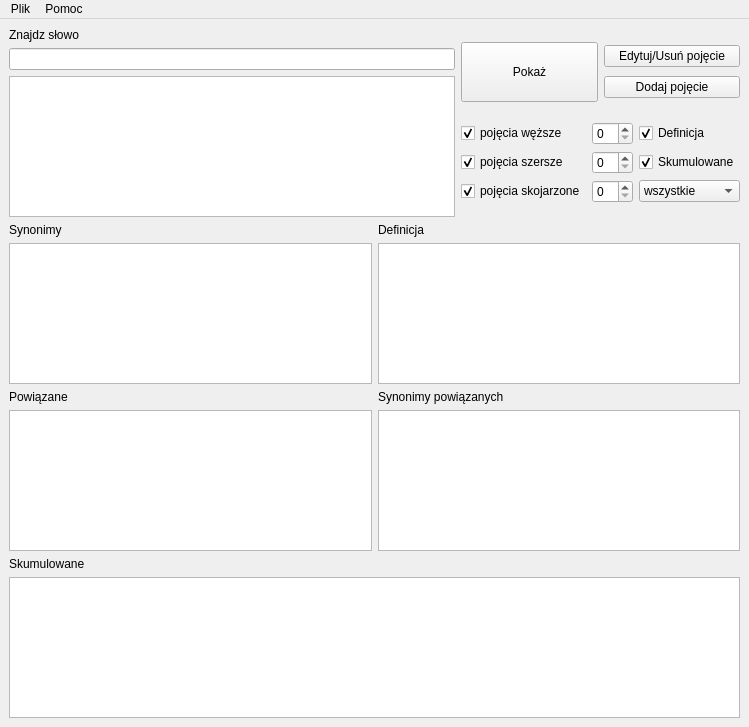
<?xml version="1.0" encoding="UTF-8"?>
<ui version="4.0">
 <class>przegladarka</class>
 <widget class="QMainWindow" name="przegladarka">
  <property name="geometry">
   <rect>
    <x>0</x>
    <y>0</y>
    <width>749</width>
    <height>727</height>
   </rect>
  </property>
  <property name="windowTitle">
   <string>Tezaurus</string>
  </property>
  <widget class="QWidget" name="centralwidget">
   <layout class="QVBoxLayout" name="verticalLayout_10">
    <item>
     <layout class="QHBoxLayout" name="horizontalLayout_4">
      <item>
       <layout class="QVBoxLayout" name="verticalLayout">
        <item>
         <widget class="QLabel" name="label">
          <property name="text">
           <string>Znajdz słowo</string>
          </property>
         </widget>
        </item>
        <item>
         <widget class="QLineEdit" name="znajdzLineEdit"/>
        </item>
        <item>
         <widget class="QListWidget" name="pojeciaListWidget"/>
        </item>
       </layout>
      </item>
      <item>
       <layout class="QVBoxLayout" name="verticalLayout_2">
        <item>
         <layout class="QHBoxLayout" name="horizontalLayout">
          <item>
           <widget class="QPushButton" name="pokazButton">
            <property name="sizePolicy">
             <sizepolicy hsizetype="Minimum" vsizetype="Expanding">
              <horstretch>0</horstretch>
              <verstretch>0</verstretch>
             </sizepolicy>
            </property>
            <property name="minimumSize">
             <size>
              <width>0</width>
              <height>27</height>
             </size>
            </property>
            <property name="maximumSize">
             <size>
              <width>16777215</width>
              <height>60</height>
             </size>
            </property>
            <property name="text">
             <string>Pokaż</string>
            </property>
           </widget>
          </item>
          <item>
           <layout class="QVBoxLayout" name="verticalLayout_11">
            <item>
             <widget class="QPushButton" name="edytujButton">
              <property name="text">
               <string>Edytuj/Usuń pojęcie</string>
              </property>
             </widget>
            </item>
            <item>
             <widget class="QPushButton" name="dodajButton">
              <property name="text">
               <string>Dodaj pojęcie</string>
              </property>
             </widget>
            </item>
           </layout>
          </item>
         </layout>
        </item>
        <item>
         <layout class="QGridLayout" name="gridLayout">
          <item row="0" column="0">
           <widget class="QCheckBox" name="wezszeBox">
            <property name="text">
             <string>pojęcia węższe</string>
            </property>
            <property name="checked">
             <bool>true</bool>
            </property>
           </widget>
          </item>
          <item row="1" column="0">
           <widget class="QCheckBox" name="szerszeBox">
            <property name="text">
             <string>pojęcia szersze</string>
            </property>
            <property name="checked">
             <bool>true</bool>
            </property>
           </widget>
          </item>
          <item row="2" column="0">
           <widget class="QCheckBox" name="skojarzoneBox">
            <property name="text">
             <string>pojęcia skojarzone</string>
            </property>
            <property name="checked">
             <bool>true</bool>
            </property>
           </widget>
          </item>
          <item row="0" column="1">
           <widget class="QSpinBox" name="wezsze_spinBox"/>
          </item>
          <item row="1" column="1">
           <widget class="QSpinBox" name="szersze_spinBox"/>
          </item>
          <item row="2" column="1">
           <widget class="QSpinBox" name="skojarzone_spinBox"/>
          </item>
          <item row="0" column="3">
           <widget class="QCheckBox" name="definicjaBox">
            <property name="text">
             <string>Definicja</string>
            </property>
            <property name="checked">
             <bool>true</bool>
            </property>
           </widget>
          </item>
          <item row="1" column="3">
           <widget class="QCheckBox" name="skumulowaneBox">
            <property name="text">
             <string>Skumulowane</string>
            </property>
            <property name="checked">
             <bool>true</bool>
            </property>
           </widget>
          </item>
          <item row="2" column="3">
           <widget class="QComboBox" name="comboBox">
            <property name="toolTip">
             <string>Wybiera język. Domyślnie wyświetlane są etykiety we wszystkich językach.</string>
            </property>
            <item>
             <property name="text">
              <string>wszystkie</string>
             </property>
            </item>
            <item>
             <property name="text">
              <string>Polskie (pl)</string>
             </property>
            </item>
            <item>
             <property name="text">
              <string>English (en)</string>
             </property>
            </item>
            <item>
             <property name="text">
              <string>INNY</string>
             </property>
            </item>
           </widget>
          </item>
         </layout>
        </item>
       </layout>
      </item>
     </layout>
    </item>
    <item>
     <layout class="QHBoxLayout" name="horizontalLayout_3">
      <item>
       <layout class="QVBoxLayout" name="verticalLayout_5">
        <item>
         <widget class="QLabel" name="label_2">
          <property name="text">
           <string>Synonimy</string>
          </property>
         </widget>
        </item>
        <item>
         <widget class="QTextBrowser" name="synonimyTextBrowser"/>
        </item>
       </layout>
      </item>
      <item>
       <layout class="QVBoxLayout" name="verticalLayout_9">
        <item>
         <layout class="QVBoxLayout" name="verticalLayout_3">
          <item>
           <widget class="QLabel" name="label_4">
            <property name="text">
             <string>Definicja</string>
            </property>
           </widget>
          </item>
          <item>
           <widget class="QTextBrowser" name="definicjaTextBrowser"/>
          </item>
         </layout>
        </item>
        <item>
         <layout class="QVBoxLayout" name="verticalLayout_4"/>
        </item>
       </layout>
      </item>
     </layout>
    </item>
    <item>
     <layout class="QHBoxLayout" name="horizontalLayout_2">
      <item>
       <layout class="QVBoxLayout" name="verticalLayout_6">
        <item>
         <widget class="QLabel" name="label_5">
          <property name="text">
           <string>Powiązane</string>
          </property>
         </widget>
        </item>
        <item>
         <widget class="QTextBrowser" name="powiazaneTextBrowser"/>
        </item>
       </layout>
      </item>
      <item>
       <layout class="QVBoxLayout" name="verticalLayout_7">
        <item>
         <widget class="QLabel" name="label_6">
          <property name="text">
           <string>Synonimy powiązanych</string>
          </property>
         </widget>
        </item>
        <item>
         <widget class="QTextBrowser" name="syn_powTextBrowser"/>
        </item>
       </layout>
      </item>
     </layout>
    </item>
    <item>
     <layout class="QVBoxLayout" name="verticalLayout_8">
      <item>
       <widget class="QLabel" name="label_7">
        <property name="text">
         <string>Skumulowane</string>
        </property>
       </widget>
      </item>
      <item>
       <widget class="QTextBrowser" name="skumulowaneTextBrowser"/>
      </item>
     </layout>
    </item>
   </layout>
  </widget>
  <widget class="QMenuBar" name="menubar">
   <property name="geometry">
    <rect>
     <x>0</x>
     <y>0</y>
     <width>749</width>
     <height>23</height>
    </rect>
   </property>
   <widget class="QMenu" name="Plik">
    <property name="title">
     <string>Plik</string>
    </property>
    <addaction name="actionWczytaj"/>
    <addaction name="actionZapisz"/>
    <addaction name="actionKoniec"/>
   </widget>
   <widget class="QMenu" name="menuPomoc">
    <property name="title">
     <string>Pomoc</string>
    </property>
    <addaction name="actionO_programie"/>
    <addaction name="actionDokumentacja"/>
   </widget>
   <addaction name="Plik"/>
   <addaction name="menuPomoc"/>
  </widget>
  <action name="actionWczytaj">
   <property name="text">
    <string>Wczytaj</string>
   </property>
  </action>
  <action name="actionZapisz">
   <property name="text">
    <string>Zapisz</string>
   </property>
  </action>
  <action name="actionKoniec">
   <property name="text">
    <string>Koniec</string>
   </property>
  </action>
  <action name="actionO_programie">
   <property name="text">
    <string>O programie</string>
   </property>
  </action>
  <action name="actionDokumentacja">
   <property name="text">
    <string>Dokumentacja</string>
   </property>
  </action>
 </widget>
 <resources/>
 <connections>
  <connection>
   <sender>actionKoniec</sender>
   <signal>activated()</signal>
   <receiver>przegladarka</receiver>
   <slot>close()</slot>
   <hints>
    <hint type="sourcelabel">
     <x>-1</x>
     <y>-1</y>
    </hint>
    <hint type="destinationlabel">
     <x>374</x>
     <y>363</y>
    </hint>
   </hints>
  </connection>
  <connection>
   <sender>definicjaBox</sender>
   <signal>toggled(bool)</signal>
   <receiver>definicjaTextBrowser</receiver>
   <slot>setVisible(bool)</slot>
   <hints>
    <hint type="sourcelabel">
     <x>676</x>
     <y>92</y>
    </hint>
    <hint type="destinationlabel">
     <x>558</x>
     <y>266</y>
    </hint>
   </hints>
  </connection>
  <connection>
   <sender>definicjaBox</sender>
   <signal>toggled(bool)</signal>
   <receiver>label_4</receiver>
   <slot>setVisible(bool)</slot>
   <hints>
    <hint type="sourcelabel">
     <x>676</x>
     <y>92</y>
    </hint>
    <hint type="destinationlabel">
     <x>558</x>
     <y>193</y>
    </hint>
   </hints>
  </connection>
  <connection>
   <sender>skumulowaneBox</sender>
   <signal>toggled(bool)</signal>
   <receiver>skumulowaneTextBrowser</receiver>
   <slot>setVisible(bool)</slot>
   <hints>
    <hint type="sourcelabel">
     <x>676</x>
     <y>158</y>
    </hint>
    <hint type="destinationlabel">
     <x>374</x>
     <y>674</y>
    </hint>
   </hints>
  </connection>
  <connection>
   <sender>skumulowaneBox</sender>
   <signal>toggled(bool)</signal>
   <receiver>label_7</receiver>
   <slot>setVisible(bool)</slot>
   <hints>
    <hint type="sourcelabel">
     <x>676</x>
     <y>158</y>
    </hint>
    <hint type="destinationlabel">
     <x>374</x>
     <y>618</y>
    </hint>
   </hints>
  </connection>
  <connection>
   <sender>pojeciaListWidget</sender>
   <signal>itemDoubleClicked(QListWidgetItem*)</signal>
   <receiver>pokazButton</receiver>
   <slot>click()</slot>
   <hints>
    <hint type="sourcelabel">
     <x>199</x>
     <y>154</y>
    </hint>
    <hint type="destinationlabel">
     <x>481</x>
     <y>73</y>
    </hint>
   </hints>
  </connection>
 </connections>
</ui>
